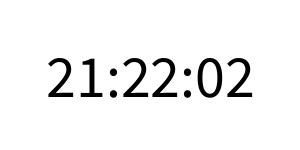
Frame 1 (no input)
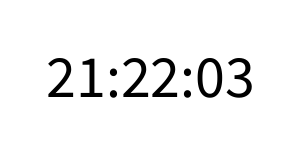
Frame 60 (the mouse pressed at the canvas centre just before this capture)
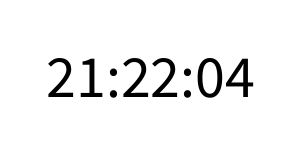
Frame 120 (the mouse held since frame 60 and released just before this capture)

The Processing sketch that drew these frames (run headless with seeded random() and noise(); from frame 60 on, the mouse is pressed at the canvas centre):

// Processing sketch: reidai1
// ── reidai1.pde
void setup(){
  size(300,150);
  textSize(60);
  textAlign(CENTER, CENTER);
}

void draw(){
  int h = hour();
  int m = minute();
  int s = second();

  background(255);
  fill(0);
  text(nf(h, 2) + ":" + nf(m, 2) + ":" + nf(s, 2), width/2, height/2);
}
